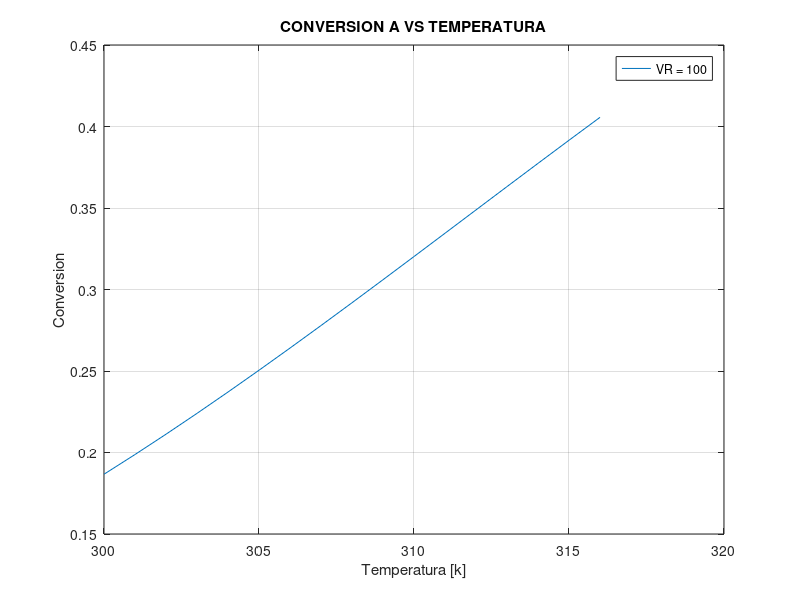

This figure's MATLAB source:
% EXAMEN FINAL PUNTO 2.4 - 2182467 - Brayan Steven Quitián Espinosa 
% 16/03/2022 - Diseño de reactores D1.
    clc, clear

% DATOS:
K0F = 4.239e6; K0R = 3.631e16; EF = 69.71e6/1000; ER = 139.4e6/1000;
dH = -69.71e6/1000; q0A = 4.377e-3; q0B = 4.377e-3; C0A = 8.01; C0B = 8.01;
R = 8.314; F0A = C0A*q0A; q0 = q0A+q0B; X0 = 0; i = 1;
VR1 = 50; VR2 = 100; VR3 = 200; T(1) = 300;

% METODO ITERATIVO PARA VR = 100 ------------------------------------------
i=1;
for T = 300:316
    KF = K0F*exp(-EF/(R*T));
    KR = K0R*exp(-ER/(R*T));
        a = VR2*(KF-KR);
        b = -(2*KF*VR2+(q0)/C0A);
        c = KF*VR2;
        p = [a b c];
        X2 = roots(p);
    if X2(1) > 0
        if X2(1) < 1
            x2(i) = X2(1);
        else
        end
    end
    if X2(2) > 0
        if X2(2) < 1
            x2(i) = X2(2);
        else
        end
    end
i=i+1;
end
% -------------------------------------------------------------------------
% GRAFICAS
Tem = [300:316];
    subplot(1,1,1),plot(Tem,x2), title('CONVERSION A VS TEMPERATURA')
    grid, xlabel('Temperatura [k]'), ylabel('Conversion')
    legend({'VR = 100'},'Location', 'northeast')
